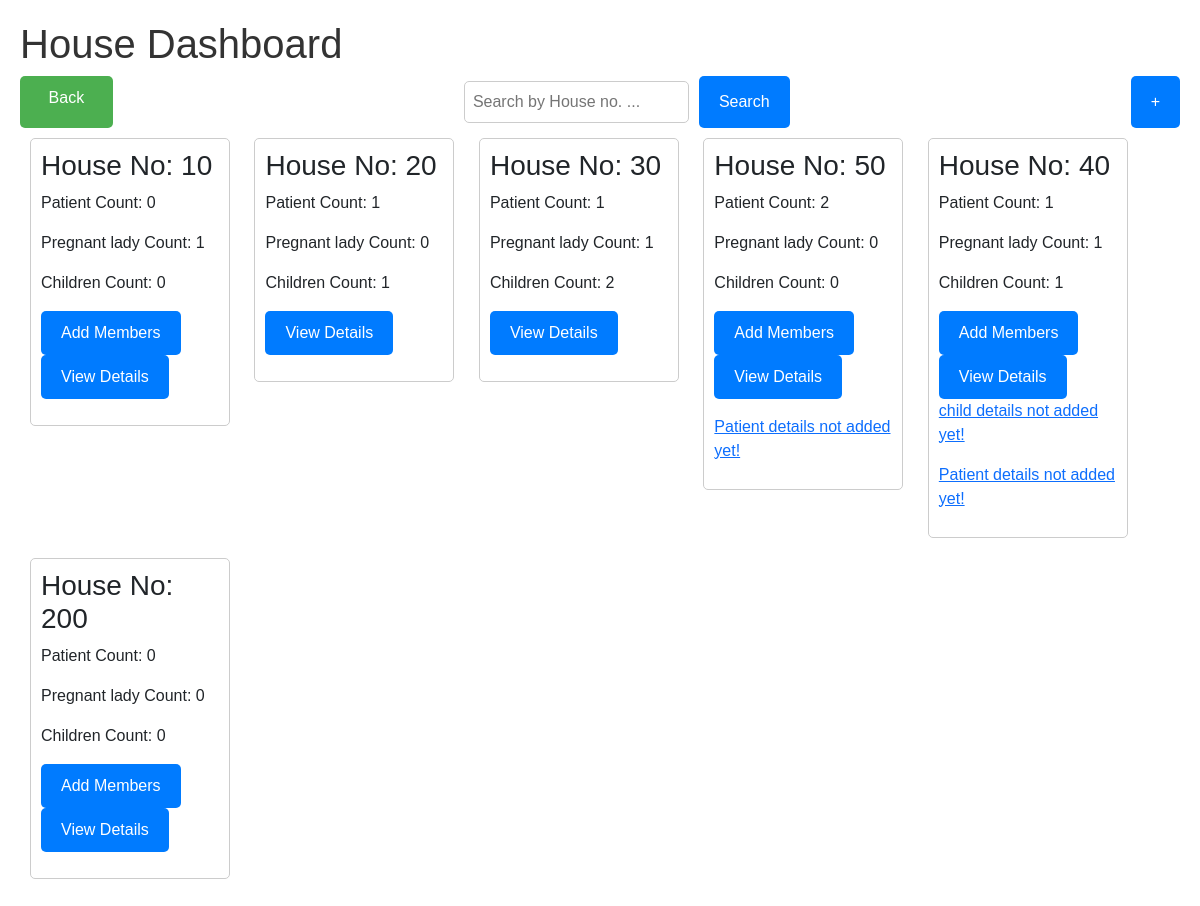
Screenshot of /house_hold (signed in) with the database file from the repository.
### ashaease/models.py (models this page shows)
class House(models.Model):
    user = models.ForeignKey(User, on_delete=models.CASCADE, related_name="houses")
    house_no = models.CharField(max_length=20)
    house_address = models.TextField()
    no_of_members = models.IntegerField(default=0)
    added_no_of_members = models.IntegerField(default=0)
    is_no_of_members_added = models.BooleanField(default=False)
    child_onboard = models.BooleanField(default=False)
    child_cound = models.IntegerField(default=0)
    added_child_cound = models.IntegerField(default=0)
    is_child_added = models.BooleanField(default=False)
    pregnant_onboard = models.BooleanField(default=False)
    pregnant_cound = models.IntegerField(default=0)
    added_pregnant_cound = models.IntegerField(default=0)
    is_pregnant_added = models.BooleanField(default=False)
    patients_onboard = models.BooleanField(default=False)
    patients_cound = models.IntegerField(default=0)
    added_patients_cound = models.IntegerField(default=0)
    is_patients_added = models.BooleanField(default=False)

### ashaease/views.py (the view, shortened to what this page needs)
# urls.py: path('house_hold', views.house_hold, name='house_hold'),
def house_hold(request):
    house = House.objects.filter(user=request.user)
    context = {
        'house' : house
    }
    return render(request, 'household.html', context)

### ashaease/templates/household.html (shortened to what this page needs)
<!DOCTYPE html>
<html lang="en">
<head>
    <link rel="stylesheet" href="https://stackpath.bootstrapcdn.com/bootstrap/5.3.0/css/bootstrap.min.css">
</head>
<body>
    <div class="dashboard">
        <h1>House Dashboard</h1>
        <div style="display: flex;">
            <a class="btn" href="home" style="margin-right: 10px;">Back</a>
            <form method="post" action="search_house_hold" style="display: flex; margin-right: auto; margin-left: auto;">
                <input type="text" id="searchInput" name="house_no" placeholder="Search by House no. ..." style="margin-right: 10px;">
                <button type="submit">Search</button>
            </form>
            <button id="addHouseButton" onclick="toggleAddHouseForm()">+</button>
        </div>
        <div id="cardContainer">
            {% for i in house %}
            <div class="card">
                <h3>House No: {{ i.house_no }}</h3>
                <p>Patient Count: {{ i.patients_cound }}</p>
                <p>Pregnant lady Count: {{ i.pregnant_cound }}</p>
                <p>Children Count: {{ i.child_cound }}</p>
                {% if i.is_no_of_members_added == False %}
                <form method="post" action="add_member_request">
                    <button type="submit">Add Members</button>
                </form>
                {% endif %}
                <form method="post" action="house_details">
                    <button type="submit">View Details</button>
                </form>
                <p>{% if i.is_child_added == False and i.child_cound != 0 %} <a href="children">child details not added yet!</a> {% endif %}</p>
                <p>{% if i.is_patients_added == False and i.patients_cound != 0 %} <a href="patient">Patient details not added yet!</a> {% endif %}</p>
            </div>
            {% endfor %}
        </div>
    </div>
</body>
</html>

### ashaease/templates/household.html (style rules this page uses)
.dashboard { margin: 20px; font-family: Arial, sans-serif; }
h1 { color: #333; }
input[type="text"], textarea { width: calc(100% - 20px); padding: 8px; margin: 5px 0; border: 1px solid #ccc; border-radius: 5px; box-sizing: border-box; }
button { padding: 10px 20px; background-color: #007bff; color: #fff; border: none; border-radius: 5px; cursor: pointer; }
.dashboard { margin: 20px; }
.btn { width: 8%; background-color: #4CAF50; border: none; color: white; padding: 10px 20px; text-align: center; text-decoration: none; display: inline-block; font-size: 16px; border-radius: 5px; cursor: pointer; }
.card { border: 1px solid #ccc; border-radius: 5px; padding: 10px; margin: 10px; width: 200px; display: inline-block; vertical-align: top; }

### rows the page displays
House: house_no "10", patients_cound "0", pregnant_cound "1", child_cound "0"
House: house_no "20", patients_cound "1", pregnant_cound "0", child_cound "1"
House: house_no "30", patients_cound "1", pregnant_cound "1", child_cound "2"
House: house_no "50", patients_cound "2", pregnant_cound "0", child_cound "0", is_patients_added "Patient details not added yet!"
House: house_no "40", patients_cound "1", pregnant_cound "1", child_cound "1", is_child_added "child details not added yet!", is_patients_added "Patient details not added yet!"
House: house_no "200", patients_cound "0", pregnant_cound "0", child_cound "0"
